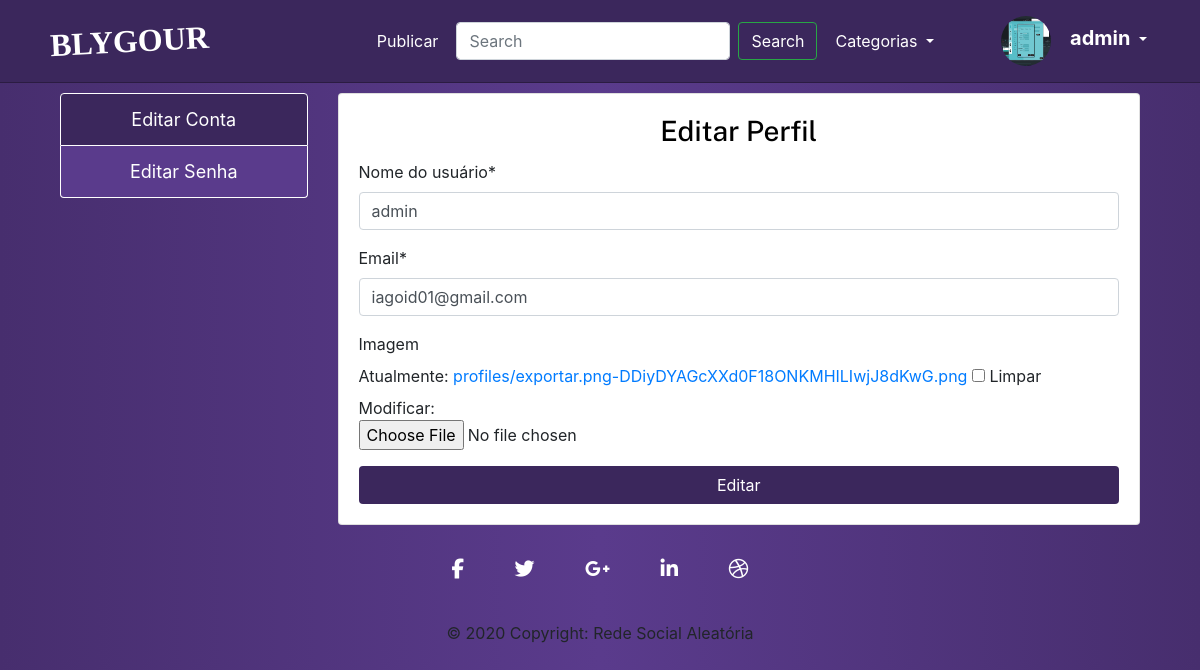
/users/settings/ (signed in), run on an earlier commit of the app's database.
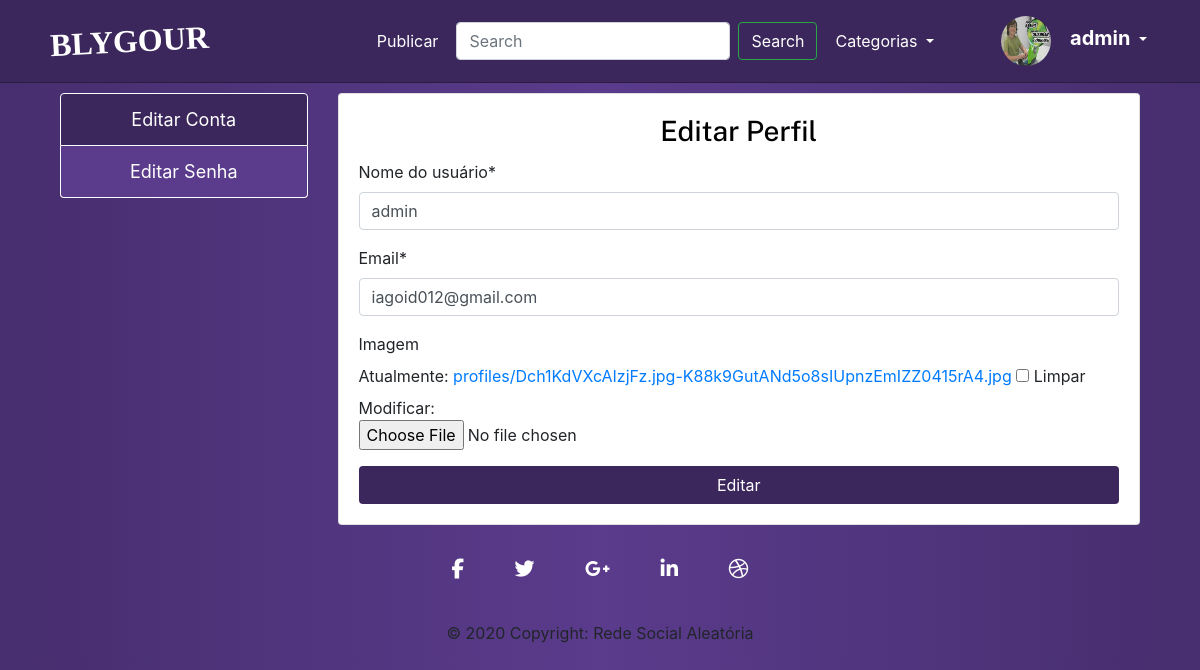
And on a later commit of the database.
### users/models.py (models this page shows, shortened)
class User(AbstractUser, PermissionsMixin):
    username = models.CharField('Nome do usuário', max_length=30, unique=True)
    email = models.EmailField('Email', unique=True)
    profile_picture = models.ImageField(upload_to = get_file_path, verbose_name='Imagem', null=True, blank=True)
    is_active = models.BooleanField('Está Ativo?', blank=True, default=True)
    is_staff = models.BooleanField('É da equipe?', blank=True, default=False)
    is_superuser = models.BooleanField('É super Usuário?', blank=True, default=False)
    date_joined = models.DateField('Data de Entrada', auto_now_add=True)
    first_name = None
    last_name = None
    objects = UserManager()
    USERNAME_FIELD = 'username'
    REQUIRED_FIELDS = ['email']
    def __str__(self):
        return self.username
    class Meta:
        verbose_name = 'Usuário'
        verbose_name_plural = 'Usuários'

### users/views.py (the view)
# urls.py: path('settings/', views.edit_account, name="edit_account"),
@login_required
def edit_account(request):
    template_name = 'users/edit_account.html'
    context = {}
    if request.method == 'POST':
        form = SettingsAccountForm(request.POST, request.FILES, instance=request.user)
        if form.is_valid():
            form.save()
            form = SettingsAccountForm(instance=request.user)
            messages.success(request, 'Conta Editada com Sucesso')
    else:
        form = SettingsAccountForm(instance=request.user)
    context['form'] = form
    return render(request, template_name, context)

### users/forms.py
class SettingsAccountForm(forms.ModelForm):
    class Meta:
        model = User
        fields = ['username', 'email','profile_picture']

### users/templates/users/edit_account.html (shortened to what this page needs)
{% extends 'base.html' %}
{% load static %}
{% load crispy_forms_tags %}
{% block styles %}
    <link rel="stylesheet" href="{% static 'css/settings.css' %}">
{% endblock styles %}
{% block content %}
    <div class="container">
        <div class="row">
            <div class="col-3">
                    <ul class="list-group">
                        <a href="{% url 'users:edit_account' %}" class="list-group-item list-group-item-action active">Editar Conta</a>
                        <a href="{% url 'users:edit_password' %}" class="list-group-item list-group-item-action">Editar Senha</a>
                    </ul>
            </div>
            <div class="col-9">
                <div class="card auth-card">
                    <div class="card-body">
                        <h3 class="card-title text-center" style="color:black">Editar Perfil</h3>
                        <form method="POST" enctype='multipart/form-data'>
                            {{ form|crispy }}
                            <button type="submit" class="btn btn-block">Editar</button>
                        </form>
                    </div>
                </div>
            </div>
        </div>
    </div>
{% endblock content %}

### posts/templates/base.html (shortened to what the changed rows need)
{% load static %}
<!DOCTYPE html>
<html lang="pt_br">
    <head>
        <link rel="stylesheet" href="https://stackpath.bootstrapcdn.com/bootstrap/4.5.0/css/bootstrap.min.css">
        <link rel="stylesheet" href="{% static 'css/style.css' %}">
        {% block styles %}{% endblock styles %}
        <link rel="stylesheet" href="{% static 'css/responsive.css' %}">
    </head>
    <body>
        <nav class="navbar navbar-expand-lg">
            <div class="container">
                <div class="collapse navbar-collapse" id="navbarSupportedContent">
                    <ul class="navbar-nav">
                        {% if user.is_authenticated%}
                            <li class="nav-item dropdown">
                                <a class="nav-link dropdown-toggle" href="#" id="navbarDropdown" role="button" data-toggle="dropdown" aria-haspopup="true" aria-expanded="false">
                                    {% if user.profile_picture %}
                                        <img class='user-picture' src="/media/{{ request.user.profile_picture }}" alt="Profile Picture {{ request.user }}">
                                        <span class="dropdown-perfil">{{ request.user }}</span>
                                    {% else %}
                                        <img class='user-picture' src="/media/profiles/avatar.png" alt="Default profile picture">
                                        <span class="dropdown-perfil">{{ request.user }}</span>
                                    {% endif %}
                                </a>
                            </li>
                        {% else %}
                            <li class="nav-item">
                                <a class="nav-link" href="{% url 'login' %}">Login</a>
                            </li>
                        {% endif %}
                    </ul>
                </div>
            </div>
        </nav>
        <div class="container conteudo">
            {% block content %}{% endblock content %}
        </div>
    </body>
</html>

What changed in the data, as far as the page shows it:
changed User "admin": user.profile_picture: a different picture; email "iagoid01@gmail.com" → "iagoid012@gmail.com"
Also different on the page:
text no longer shown: "Nome do usuário * Email * Imagem Atualmente: profiles/exportar.png-DDiyDYAGcXXd0F18ONKMHILIwjJ8dKwG.png Limpar Modificar:"
text now shown: "Nome do usuário * Email * Imagem Atualmente: profiles/Dch1KdVXcAIzjFz.jpg-K88k9GutANd5o8sIUpnzEmIZZ0415rA4.jpg Limpar Modificar:"
